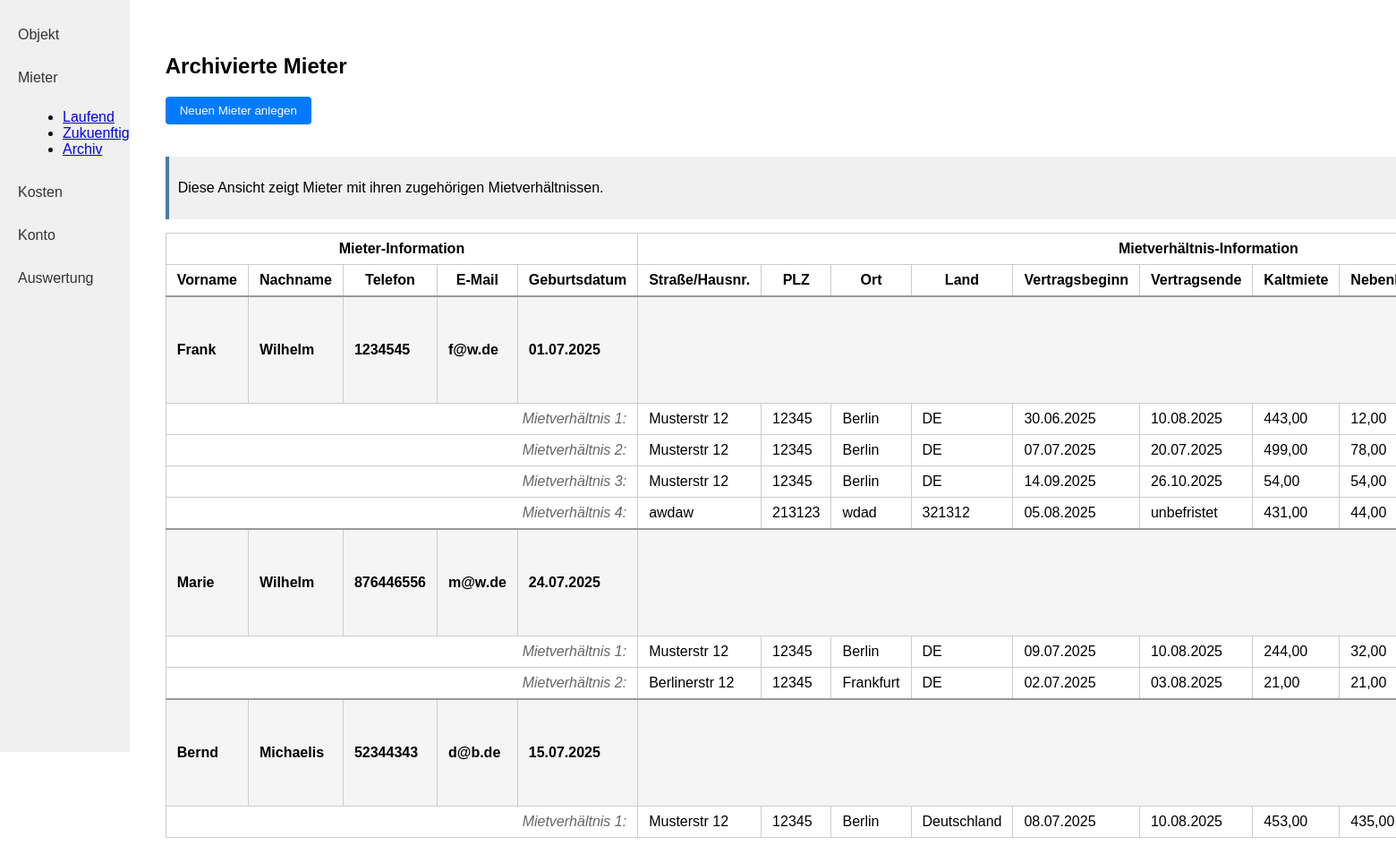
Page /mieter/archiv/ (signed in) on the committed database.
### kostenpruefung_mietobjekte_app/models.py (models this page shows, shortened)
class Mieter(models.Model):
    created_by = models.ForeignKey(User, on_delete=models.CASCADE, related_name="mieter_created", null=True, blank=True)
    vorname = models.CharField(max_length=255)
    nachname = models.CharField(max_length=255)
    telefon = models.CharField(max_length=100)
    e_mail = models.EmailField()
    geburtsdatum = models.DateField()

class Mietverhaeltnis(models.Model):
    created_by = models.ForeignKey(User, on_delete=models.CASCADE, related_name="mietverhaeltnis_created", null=True, blank=True)
    mieter = models.ForeignKey(Mieter, on_delete=models.CASCADE, related_name="mietverhaeltnisse")
    strasse_hausnummer = models.CharField(max_length=255)
    plz = models.CharField(max_length=10)
    ort = models.CharField(max_length=100)
    land = models.CharField(max_length=100)
    vertragsbeginn = models.DateField()
    vertragsende = models.DateField(null=True, blank=True)
    kaltmiete = models.DecimalField(max_digits=10, decimal_places=2)
    nebenkosten = models.DecimalField(max_digits=10, decimal_places=2)
    kaution = models.DecimalField(max_digits=10, decimal_places=2)
    mietobjekte = models.ManyToManyField('Mietobjekt')
    mieteinheiten = models.ManyToManyField('Mieteinheit')
    @property
    def mietstatus(self):
        today = datetime.date.today()
        if self.vertragsbeginn > today:
            return "future"
        elif self.vertragsende and self.vertragsende < today:
            return "past"
        else:
            return "current"

### kostenpruefung_mietobjekte_app/views.py (the view)
# urls.py: path('mieter/archiv/', mieter_archiv, name='mieter_archiv'),
@login_required
def mieter_archiv(request):
    today = timezone.now().date()
    mieter_with_past = Mieter.objects.filter(
        created_by=request.user,
        mietverhaeltnisse__vertragsende__isnull=False,
        mietverhaeltnisse__vertragsende__lt=today
    ).distinct().prefetch_related(
        Prefetch(
            'mietverhaeltnisse',
            queryset=Mietverhaeltnis.objects.all().prefetch_related('mietobjekte', 'mieteinheiten')
        )
    )
    mieter_without_mietverhaeltnis = Mieter.objects.filter(
        created_by=request.user
    ).exclude(
        mietverhaeltnisse__isnull=False
    )
    return render(request, 'kostenpruefung_mietobjekte_app/mieter_archiv.html', {
        'mieter': mieter_with_past,
        'mieter_without_mietverhaeltnis': mieter_without_mietverhaeltnis
    })

### kostenpruefung_mietobjekte_app/templates/kostenpruefung_mietobjekte_app/mieter_archiv.html
{% include "kostenpruefung_mietobjekte_app/mieter_table.html" with heading="Archivierte Mieter" %}

### kostenpruefung_mietobjekte_app/templates/kostenpruefung_mietobjekte_app/mieter_table.html (shortened to what this page needs)
{% load static %}
<!DOCTYPE html>
<html lang="de">
<head>
    <link rel="stylesheet" href="{% static 'kostenpruefung_mietobjekte_app/style.css' %}">
</head>
<body>
<div class="flex-container">
    <nav class="sidebar">
        <a class="sidebar-link" href="{% url 'kostenpruefung_mietobjekte_app:objekt_index' %}">Objekt</a>
        <a class="sidebar-link" href="{% url 'kostenpruefung_mietobjekte_app:mieter_laufend' %}">Mieter</a>
        <ul style="list-style-type: disc; margin-left: 30px; margin-bottom: 20px;">
            <li><a href="{% url 'kostenpruefung_mietobjekte_app:mieter_laufend' %}">Laufend</a></li>
            <li><a href="{% url 'kostenpruefung_mietobjekte_app:mieter_zukuenftig' %}">Zukuenftig</a></li>
            <li><a href="{% url 'kostenpruefung_mietobjekte_app:mieter_archiv' %}">Archiv</a></li>
        </ul>
        <a class="sidebar-link" href="{% url 'kostenpruefung_mietobjekte_app:rechnungen' %}">Kosten</a>
        <a class="sidebar-link" href="{% url 'kostenpruefung_mietobjekte_app:konto' %}">Konto</a>
        <a class="sidebar-link" href="{% url 'kostenpruefung_mietobjekte_app:auswertung' %}">Auswertung</a>
    </nav>
    <div class="main-content">
        <h2>{{ heading }}</h2>
        <div class="button-group">
            <form action="{% url 'kostenpruefung_mietobjekte_app:mieter_create_step1' %}" method="get">
                <button class="action-btn" type="submit">Neuen Mieter anlegen</button>
            </form>
        </div>
        <div class="info-box" style="margin-bottom: 15px; padding: 10px; background-color: #f0f0f0; border-left: 4px solid #4e79a7;">
            <p>Diese Ansicht zeigt Mieter mit ihren zugehörigen Mietverhältnissen.</p>
        </div>
        <table class="object-table">
            <tr>
                <th colspan="5">Mieter-Information</th>
                <th colspan="11">Mietverhältnis-Information</th>
            </tr>
            <tr>
                <th>Vorname</th>
                <th>Nachname</th>
                <th>Telefon</th>
                <th>E-Mail</th>
                <th>Geburtsdatum</th>
                <th>Straße/Hausnr.</th>
                <th>PLZ</th>
                <th>Ort</th>
                <th>Land</th>
                <th>Vertragsbeginn</th>
                <th>Vertragsende</th>
                <th>Kaltmiete</th>
                <th>Nebenkosten</th>
            </tr>
            {% for m in mieter %}
            <tr class="mieter-row">
                <td>{{ m.vorname }}</td>
                <td>{{ m.nachname }}</td>
                <td>{{ m.telefon }}</td>
                <td>{{ m.e_mail }}</td>
                <td>{{ m.geburtsdatum|date:"d.m.Y" }}</td>
                <td colspan="11" style="text-align: center;">
                </td>
            </tr>
            {% for mv in m.mietverhaeltnisse.all %}
            <tr class="mietverhaeltnis-row">
                <td colspan="5" style="text-align: right;">
                    <span class="lease-label">Mietverhältnis {{ forloop.counter }}:</span>
                </td>
                <td>{{ mv.strasse_hausnummer }}</td>
                <td>{{ mv.plz }}</td>
                <td>{{ mv.ort }}</td>
                <td>{{ mv.land }}</td>
                <td>{{ mv.vertragsbeginn|date:"d.m.Y" }}</td>
                <td>{{ mv.vertragsende|date:"d.m.Y"|default:"unbefristet" }}</td>
                <td>{{ mv.kaltmiete }}</td>
                <td>{{ mv.nebenkosten }}</td>
            </tr>
            {% empty %}
            <tr class="mietverhaeltnis-empty-row">
                <td colspan="18" style="text-align: center; font-style: italic;">Keine Mietverhältnisse vorhanden</td>
            </tr>
            {% endfor %}
            {% empty %}
            <tr>
                <td colspan="18">Keine Mieter vorhanden.</td>
            </tr>
            {% endfor %}
        </table>
    </div>
</div>
</body>
</html>

### kostenpruefung_mietobjekte_app/static/kostenpruefung_mietobjekte_app/style.css (style rules this page uses)
.mieter-row { background-color: #f5f5f5; font-weight: bold; border-top: 2px solid #999; }
.mietverhaeltnis-row { background-color: white; }
.mietverhaeltnis-row td { padding-left: 20px; }
.lease-label { font-style: italic; color: #666; }
.button-group { margin-bottom: 16px; display: flex; gap: 10px; align-items: center; }
.button-group { margin-top: 20px; display: flex; gap: 10px; }
body { margin: 0; font-family: Arial, sans-serif; }
.flex-container { display: flex; }
.sidebar { width: 200px; background: #f0f0f0; height: 100vh; padding: 20px 0; }
.sidebar-link { display: block; padding: 10px 20px; color: #333; text-decoration: none; margin-bottom: 10px; }
.main-content { flex: 1; padding: 40px; }
.object-table { width: 100%; border-collapse: collapse; }
.object-table th, .object-table td { border: 1px solid #ccc; padding: 8px 12px; }
.action-btn { float: right; padding: 8px 16px; background: #007bff; color: #fff; border: none; border-radius: 4px; cursor: pointer; margin-bottom: 20px; }

### rows in the picture
Mieter: vorname "Frank", nachname "Wilhelm", telefon "1234545", e_mail "f@w.de", geburtsdatum "01.07.2025"
Mietverhaeltnis: strasse_hausnummer "Musterstr 12", plz "12345", ort "Berlin", land "DE", vertragsbeginn "30.06.2025", vertragsende "10.08.2025", kaltmiete "443,00", nebenkosten "12,00"
Mietverhaeltnis: strasse_hausnummer "Musterstr 12", plz "12345", ort "Berlin", land "DE", vertragsbeginn "07.07.2025", vertragsende "20.07.2025", kaltmiete "499,00", nebenkosten "78,00"
Mietverhaeltnis: strasse_hausnummer "Musterstr 12", plz "12345", ort "Berlin", land "DE", vertragsbeginn "14.09.2025", vertragsende "26.10.2025", kaltmiete "54,00", nebenkosten "54,00"
Mietverhaeltnis: strasse_hausnummer "awdaw", plz "213123", ort "wdad", land "321312", vertragsbeginn "05.08.2025", vertragsende "unbefristet", kaltmiete "431,00", nebenkosten "44,00"
Mieter: vorname "Marie", nachname "Wilhelm", telefon "876446556", e_mail "m@w.de", geburtsdatum "24.07.2025"
Mietverhaeltnis: strasse_hausnummer "Musterstr 12", plz "12345", ort "Berlin", land "DE", vertragsbeginn "09.07.2025", vertragsende "10.08.2025", kaltmiete "244,00", nebenkosten "32,00"
Mietverhaeltnis: strasse_hausnummer "Berlinerstr 12", plz "12345", ort "Frankfurt", land "DE", vertragsbeginn "02.07.2025", vertragsende "03.08.2025", kaltmiete "21,00", nebenkosten "21,00"
Mieter: vorname "Bernd", nachname "Michaelis", telefon "52344343", e_mail "d@b.de", geburtsdatum "15.07.2025"
Mietverhaeltnis: strasse_hausnummer "Musterstr 12", plz "12345", ort "Berlin", land "Deutschland", vertragsbeginn "08.07.2025", vertragsende "10.08.2025", kaltmiete "453,00", nebenkosten "435,00"

### other values in the picture
{{ heading }} "Archivierte Mieter"
